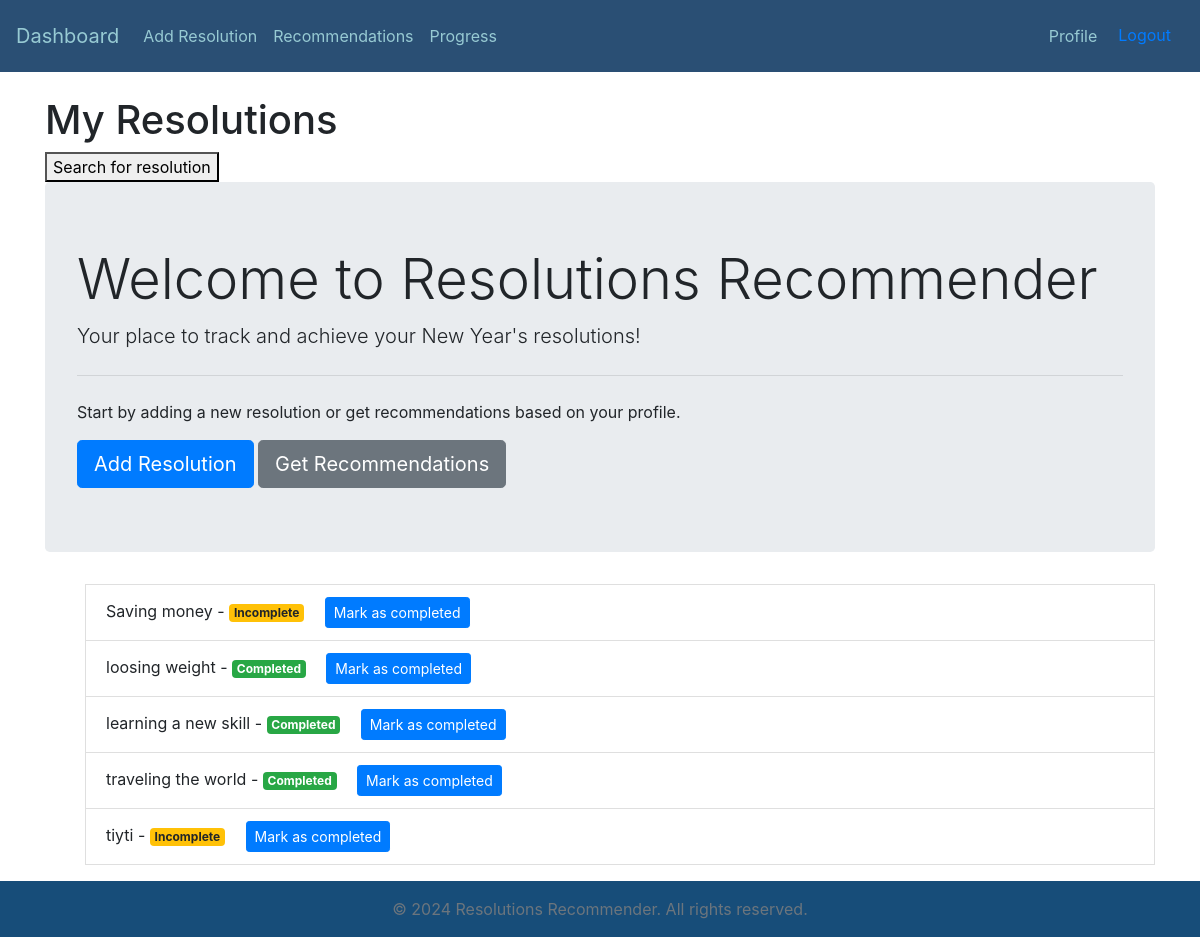
Screenshot of / (signed in) with the database file from the repository.
### resolutions/models.py (models this page shows, shortened)
class Resolution(models.Model):
    user = models.ForeignKey(User, on_delete=models.CASCADE)
    title = models.CharField(max_length=100)
    description = models.TextField()
    start_date = models.DateTimeField(auto_now_add=True)
    end_date = models.DateField()
    total_steps = models.IntegerField(default=100)
    completed_steps = models.IntegerField(default=0)
    completed = models.BooleanField(default=False)

### resolutions/views.py (the view)
# urls.py: path('', views.home, name='home'),
@login_required
def home(request):
    resolutions = Resolution.objects.filter(user=request.user)
    return render(request, 'resolutions/home.html', {'resolutions': resolutions})

### resolutions/templates/resolutions/home.html (shortened to what this page needs)
<!DOCTYPE html>
<html>
<head>
</head>
<body>
    {% extends 'resolutions/base.html' %}
    {% block content %}
    <h1>My Resolutions</h1>
    <form method="get">
    <button type="submit">Search for resolution</button>
    </form>
    <div class="jumbotron">
        <h1 class="display-4">Welcome to Resolutions Recommender</h1>
        <p class="lead">Your place to track and achieve your New Year's resolutions!</p>
        <hr class="my-4">
        <p>Start by adding a new resolution or get recommendations based on your profile.</p>
        <a class="btn btn-primary btn-lg" href="{% url 'add_resolution' %}" role="button">Add Resolution</a>
        <a class="btn btn-secondary btn-lg" href="{% url 'get_recommendations' %}" role="button">Get Recommendations</a>
    </div>
    <ul>
    {% for resolution in resolutions %}
    <li class="list-group-item">
        {{ resolution.title }} -
        {% if resolution.completed %}
            <span class="badge badge-success">Completed</span>
        {% else %}
            <span class="badge badge-warning">Incomplete</span>
        {% endif %}
        <a href="{% url 'toggle_completed' resolution.id %}" class="btn btn-sm btn-primary ml-3">Mark as completed</a>
    </li>
    {% endfor %}
    </ul>
    {% endblock %}

### resolutions/static/resolutions/styles.css (style rules this page uses)
html { height: 100%; }
body { display: flex; flex-direction: column; min-height: 100vh; margin: 0; }

### rows the page displays
Resolution: title "Saving money", completed "Incomplete"
Resolution: title "loosing weight", completed "Completed"
Resolution: title "learning a new skill", completed "Completed"
Resolution: title "traveling the world", completed "Completed"
Resolution: title "tiyti", completed "Incomplete"
